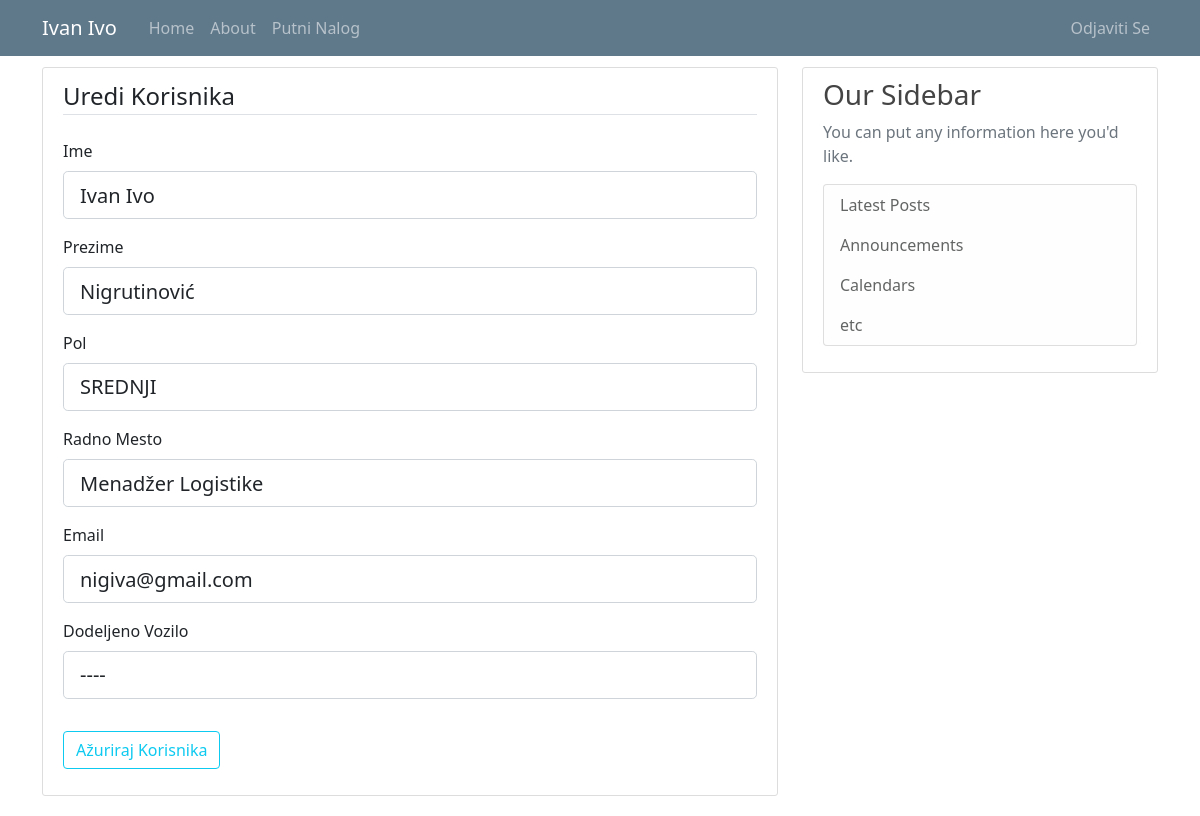
Page /user/6 (signed in) on the earlier database version.
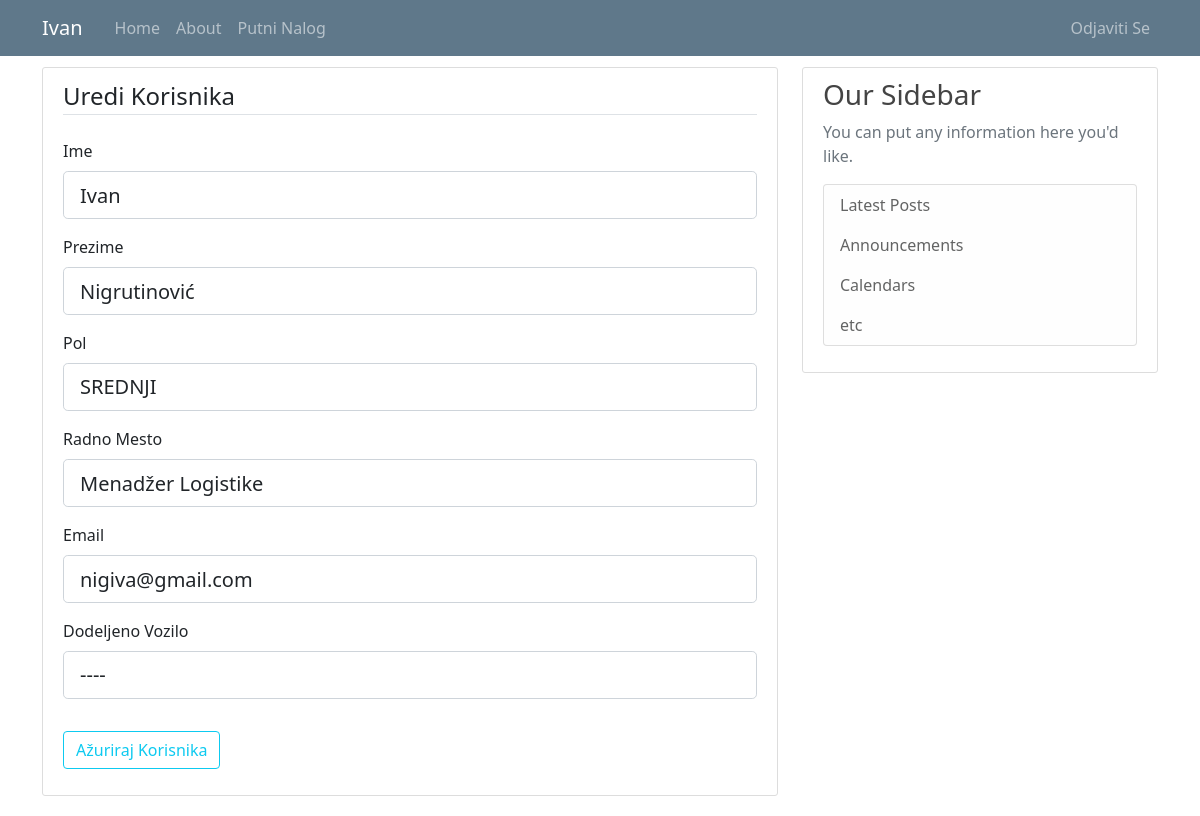
Same page on the later database version.
### putninalozi/models.py (models this page shows, shortened)
class User(db.Model, UserMixin):
    id = db.Column(db.Integer, primary_key=True)
    email = db.Column(db.String(120), unique=True, nullable=False)
    password = db.Column(db.String(60), nullable = False)
    name = db.Column(db.String(20), unique=False, nullable=False)
    surname = db.Column(db.String(20), unique=False, nullable=False)
    gender = db.Column(db.String(1)) #(0, "srednji"), (1, "muški"), (2, "ženski")
    workplace = db.Column(db.String(20), unique=False, nullable=False)
    authorization = db.Column(db.String(10), nullable = False) # ovde treba da budu tipovi korisnika: S_admin, C_admin, C_user
    company_id = db.Column(db.Integer, db.ForeignKey('company.id'), nullable=True)
    default_vehicle = db.Column(db.Integer) #kod radnika koji imaju svoj auto, da bude podrazumevana vrednost id tog vozila
    travelwarrants = db.relationship('TravelWarrant', backref='travelwarrant_user', lazy=True)

### putninalozi/users/routes.py (the view)
@users.route("/user/<int:user_id>", methods=['GET', 'POST'])
def user_profile(user_id): #ovo je funkcija za editovanje user-a
    user = User.query.get_or_404(user_id)
    if not current_user.is_authenticated:
        flash('Da bi ste pristupili ovoj stranici treba da budete ulogovani.', 'danger')
        return redirect(url_for('users.login'))
    elif current_user.authorization != 's_admin' and current_user.authorization != 'c_admin':
        if current_user.id != user.id:
            abort(403)
    elif current_user.authorization == 's_admin':
        pass
    elif current_user.user_company.id != user.user_company.id:
        abort(403)
    form = UpdateUserForm()
    form.reset()
    form.default_vehicle.choices = [(0, "----")] + [(v.id, v.vehicle_type + "-" + v.vehicle_brand+" ("+v.vehicle_registration+")") for v in db.session.query(Vehicle.id,Vehicle.vehicle_type,Vehicle.vehicle_brand,Vehicle.vehicle_registration).filter_by(company_id=current_user.user_company.id).order_by('vehicle_type').all()]
    if form.validate_on_submit():
        user.name = form.name.data
        user.surname = form.surname.data
        user.workplace = form.workplace.data
        if user.email == form.email.data:
            user.email = form.email.data
        else:
            validate_email = User.query.filter_by(email=form.email.data).first()
            if validate_email:
                flash('Taj mejl je već postoji, izabeite drugači emal', 'danger')
                return render_template('user.html', title="Uredi Korisnika", user=user, form=form, legend='Uredi Korisnika')
            else:
                user.email = form.email.data
        if current_user.authorization != 's_admin':
            user.authorization = user.authorization
        else:
            user.authorization = form.authorization.data
        user.gender = form.gender.data
        if current_user.authorization == 's_admin':
            user.company_id = form.company_id.data
        else:
            user.company_id = user.company_id
        user.default_vehicle = form.default_vehicle.data
        db.session.commit()
        flash('Profile was updated', 'success')
        return redirect(url_for('users.user_list'))
    elif request.method == 'GET':
        form.name.data = user.name
        form.surname.data = user.surname
        form.workplace.data = user.workplace
        form.email.data = user.email
        form.authorization.choices = [('c_user', 'USER'),('c_admin', 'ADMIN')]
        form.authorization.data = user.authorization
        form.gender.choices = [(0, 'SREDNJI'),(1, 'MUŠKI'),(2, 'ŽENSKI')]
        form.gender.data = user.gender
        form.company_id.choices = [(c.id, c.companyname) for c in db.session.query(Company.id,Company.companyname).order_by('companyname').all()]
        form.company_id.data = str(user.company_id)
        form.default_vehicle.data = str(user.default_vehicle)
    return render_template('user.html', title="Uredi Korisnika", user=user, form=form, legend='Uredi Korisnika')

### putninalozi/users/forms.py
class UpdateUserForm(FlaskForm):
    email = StringField('Email', validators=[DataRequired(), Email()])
    name = StringField('Ime', validators=[DataRequired(), Length(min=2, max=20)])
    surname = StringField('Prezime', validators=[DataRequired(), Length(min=2, max=20)])
    gender = SelectField('Pol', validators=[DataRequired()], choices=[(0, 'SREDNJI'), (1, 'MUŠKI'), (2, 'ŽENSKI')])
    workplace = StringField(label='Radno Mesto', validators=[DataRequired(), Length(min=2, max=20)])
    authorization = SelectField('Nivo Autorizacije', validators=[DataRequired()], choices = [('c_user', 'USER'),('c_admin', 'ADMIN')]) #[('c_user', 'USER'),('c_admin', 'ADMIN')]) # ovde treba da budu tipovi korisnika: S_admin, C_admin, C_user
    company_id = SelectField('Kompanija', choices = [(c.id, c.companyname) for c in db.session.query(Company.id,Company.companyname).order_by('companyname').all()]) #, choices=Company.query.all())
    default_vehicle = SelectField('Dodeljeno Vozilo', validators=[DataRequired()], choices = [])
    submit = SubmitField('Ažuriraj Korisnika')
    def reset(self):
        self.__init__()

### putninalozi/templates/user.html (shortened to what this page needs)
{% extends "layout.html" %}
{% block content %}
<div class="content-section">
    <form method="POST" action="">
        <fieldset class="form-group">
            <legend class="border-bottom mb-4">{{ legend }}</legend>
            <div class="form-group">
                {{ form.name.label(class="form-control-label") }}
                {% if form.name.errors %}
                    {{ form.name(class="form-control form-control-lg is-invalid") }}
                    <div class="invalid-feedback">
                        {% for error in form.name.errors %}
                            <span>{{ error }}</span>
                        {% endfor %}
                    </div>
                {% else %}
                    {{ form.name(class="form-control form-control-lg") }}
                {% endif %}
            </div>
            <div class="form-group">
                {{ form.surname.label(class="form-control-label") }}
                {% if form.surname.errors %}
                    {{ form.surname(class="form-control form-control-lg is-invalid") }}
                    <div class="invalid-feedback">
                        {% for error in form.surname.errors %}
                            <span>{{ error }}</span>
                        {% endfor %}
                    </div>
                {% else %}
                    {{ form.surname(class="form-control form-control-lg") }}
                {% endif %}
            </div>
            <div class="form-group">
                {{ form.gender.label(class="form-control-label") }}
                {% if form.gender.errors %}
                    {{ form.gender(class="form-control form-control-lg is-invalid") }}
                    <div class="invalid-feedback">
                        {% for error in form.gender.errors %}
                            <span>{{ error }}</span>
                        {% endfor %}
                    </div>
                {% else %}
                    {{ form.gender(class="form-control form-control-lg") }}
                {% endif %}
            </div>
            <div class="form-group">
                {{ form.workplace.label(class="form-control-label") }}
                {% if form.workplace.errors %}
                    {{ form.workplace(class="form-control form-control-lg is-invalid") }}
                    <div class="invalid-feedback">
                        {% for error in form.workplace.errors %}
                            <span>{{ error }}</span>
                        {% endfor %}
                    </div>
                {% else %}
                    {{ form.workplace(class="form-control form-control-lg") }}
                {% endif %}
            </div>
            <div class="form-group">
                {{ form.email.label(class="form-control-label") }}
                {% if form.email.errors %}
                    {{ form.email(class="form-control form-control-lg is-invalid") }}
                    <div class="invalid-feedback">
                        {% for error in form.email.errors %}
                            <span>{{ error }}</span>
                        {% endfor %}
                    </div>
                {% else %}
                    {{ form.email(class="form-control form-control-lg") }}
                {% endif %}
            </div>
            <div class="form-group">
                {{ form.default_vehicle.label(class="form-control-label") }}
                {% if form.default_vehicle.errors %}
                    {{ form.default_vehicle(class="form-control form-control-lg is-invalid") }}
                    <div class="invalid-feedback">
                        {% for error in form.default_vehicle.errors %}
                            <span>{{ error }}</span>
                        {% endfor %}
                    </div>
                {% else %}
                    {{ form.default_vehicle(class="form-control form-control-lg") }}
                {% endif %}
            </div>
        </fieldset>
        <div class="form-group">
          {{ form.submit(class="btn btn-outline-info") }}
        </div>
  </form>
</div>
{% endblock content%}

### putninalozi/templates/layout.html (shortened to what this page needs)
<!doctype html>
<html lang="en">
  <head>
    <link rel="stylesheet" href="https://cdn.jsdelivr.net/npm/bootstrap@4.3.1/dist/css/bootstrap.min.css">
    <link rel="stylesheet" type="text/css" href="{{ url_for('static', filename='main.css') }}">
    <link href="https://cdn.jsdelivr.net/npm/bootstrap@5.0.1/dist/css/bootstrap.min.css" rel="stylesheet">
    <link rel="stylesheet" type="text/css" href="https://cdn.datatables.net/1.10.25/css/dataTables.bootstrap5.css">
  </head>
  <body>
    <header class="site-header">
      <nav class="navbar navbar-expand-md navbar-dark bg-steel fixed-top">
        <div class="container">
          <a class="navbar-brand mr-4" href="/">{{ current_user.name }}</a>
          <div class="collapse navbar-collapse" id="navbarToggle">
            <div class="navbar-nav mr-auto">
              {% if current_user.is_authenticated %}
                <a class="nav-item nav-link" href="{{ url_for('main.home') }}">Home</a>
                <a class="nav-item nav-link" href="{{ url_for('main.about') }}">About</a>
                <a class="nav-item nav-link" href="{{ url_for('travel_warrants.travel_warrant_list') }}">Putni Nalog</a>
              {% else %}
                <a class="nav-item nav-link" href="{{ url_for('main.home') }}">Home</a>
                <a class="nav-item nav-link" href="{{ url_for('main.about') }}">About</a>
              {% endif %}
            </div>
            <div class="navbar-nav">
              {% if current_user.is_authenticated %}
                {% if current_user.authorization == 's_admin' %}
                  <a class="nav-item nav-link" href="{{ url_for('companys.company_list') }}">Kompanija</a>
                  <a class="nav-item nav-link" href="{{ url_for('vehicles.vehicle_list') }}">Vozilo</a>
                  <a class="nav-item nav-link" href="{{ url_for('users.user_list') }}">Korisnik</a>
                  <a class="nav-item nav-link" href="{{ url_for('users.logout') }}">Odjaviti Se</a>
                {% else %}
                  <a class="nav-item nav-link" href="{{ url_for('users.logout') }}">Odjaviti Se</a>
                {% endif %}
              {% else %}
                <a class="nav-item nav-link" href="{{ url_for('users.login') }}">Prijavljivanje</a>
              {% endif %}
            </div>
          </div>
        </div>
      </nav>
    </header>
    <main role="main" class="container">
      <div class="row">
        <div class="col-md-8">
          {% block content %}{% endblock %}
        </div>
        <div class="col-md-4">
          <div class="content-section">
            <h3>Our Sidebar</h3>
            <p class='text-muted'>You can put any information here you'd like.
              <ul class="list-group">
                <li class="list-group-item list-group-item-light">Latest Posts</li>
                <li class="list-group-item list-group-item-light">Announcements</li>
                <li class="list-group-item list-group-item-light">Calendars</li>
                <li class="list-group-item list-group-item-light">etc</li>
              </ul>
            </p>
          </div>
        </div>
      </div>
    </main>
  </body>
</html>

Differences in the rows shown:
changed User "Nigrutinović": name "Ivan Ivo" → "Ivan"
